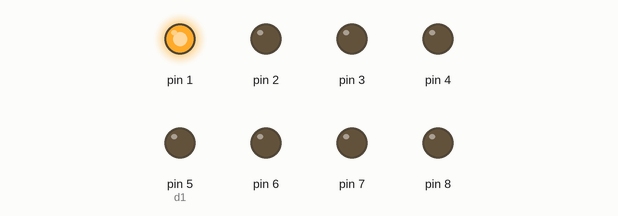
Recording of a sketch running on a simulated Arduino Uno, built with avr-gcc and run on an emulated ATmega328P. On the bench: output pins drawn as LEDs (lit = HIGH).

Above: at 0.5 s.
At 26.2 s:
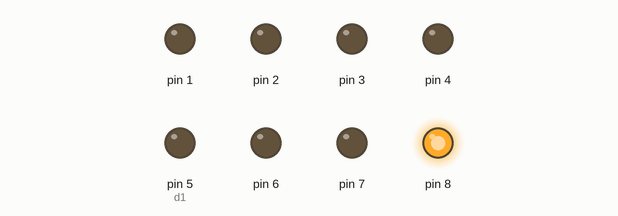
At 32.5 s:
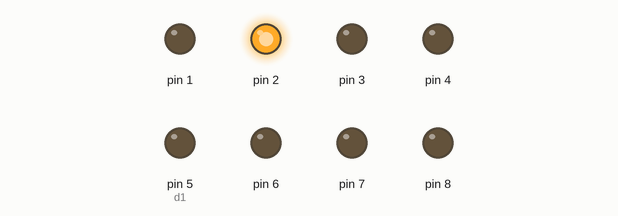
At 41.0 s:
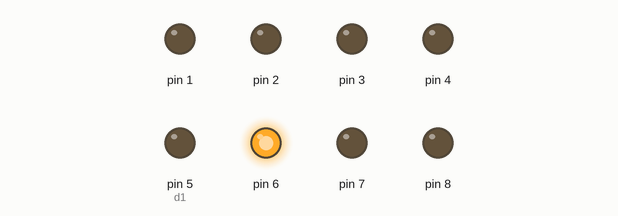
At 45.0 s:
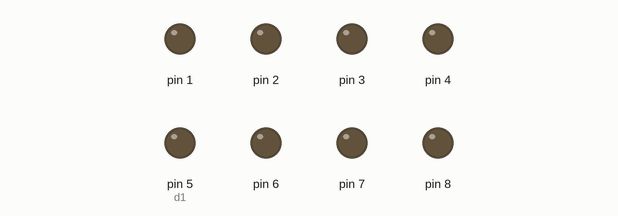
At 55.0 s:
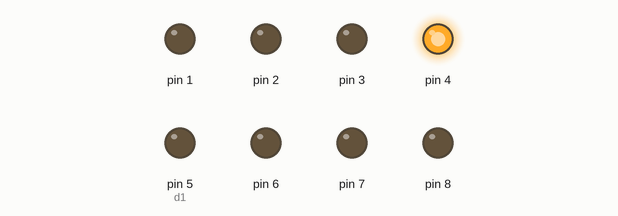
Timing chart, 0 to 61.1 s (numbered marks = the images above):
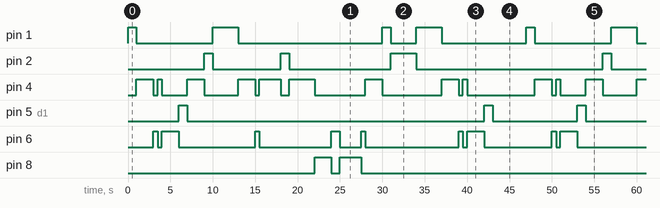

The sketch:

Amazing_Grace_v5.ino
```cpp
#include <stdio.h>
//#include <pitches.h> // Saving for future if we want to add sound


// All note positions // needs to be optimized for expandability with for loop TO DO

  unsigned int g1=1, a1=2, b1=3, c1=4, d1=5, e1=6, f1=7, g2=8, a2=9, b2=10, c2=11, d2=12, e2=13, f2=14, g3=15;
  unsigned int notes[15] = {g1, a1, b1, c1, d1, e1, f1, g2, a2, b2, c2, d2, e2, f2, g3};


// Function to play a note for a specific amount of time

  int playNote(unsigned int noteLetter, unsigned int noteTime){
    digitalWrite(noteLetter, HIGH);
    delay(noteTime);
    digitalWrite(noteLetter,LOW);
    return 0;
  }


// Variable to set speed of song

  float songTempo = 1; //change this value to speed up or slow down song.

// Variables for note timings

  int sxth = 250 * (1 / songTempo); //16th
  int eth = 500 * (1 / songTempo); //8th
  int qtr = 1000 * (1 / songTempo); //quarter
  int hlf = 2000 * (1 / songTempo); //half
  int whl = 4000 * (1 / songTempo); // whole

//

void setup() {

for (int i = 1; i<9;i++){
  pinMode(i,OUTPUT);
}


/* Future expandability for assigning note values
  for (int i = 1; i < 16; i++){
      notes[i-1] = i; // assign all note values
  }
*/

}

void loop() {

// Amazing Grace Song Demo

// 1

playNote(g1, qtr);

// 2

playNote(c1, hlf);
playNote(e1, eth);
playNote(c1, eth);

// 3

playNote(e1, hlf);
playNote(d1, qtr);

// 4

playNote(c1, hlf);
playNote(a1, qtr);

// 5

playNote(g1, hlf);
playNote(g1, qtr);

// 6

playNote(c1, hlf);
playNote(e1, eth);
playNote(c1, eth);

// 7

playNote(c1, hlf);
playNote(a1, qtr);

// 8

playNote(c1, qtr * 3);

// 9

playNote(g2, hlf);
playNote(e1, qtr);

// 10

playNote(g2, hlf);
playNote(g2, eth);
playNote(e1, eth);

// 11

playNote(c1, hlf);
playNote(g1, qtr);

// 12

playNote(a1, hlf);
playNote(a1, qtr);

// 13

playNote(g1, hlf);
playNote(g1, qtr);

// 14

playNote(c1, hlf);
playNote(e1, eth);
playNote(c1, eth);

// 15

playNote(e1, hlf);
playNote(d1, qtr);

// 16

playNote(c2, hlf);
playNote(c2, hlf);

}
```

Measured:
- by itself, pin 1: repeats every 47.0 s: LOW 9.0 s, HIGH 3.0 s, LOW 17.0 s, HIGH 1.0 s, LOW 3.0 s, HIGH 3.0 s, LOW 10.0 s, HIGH 1.0 s
- by itself, pin 2: repeats every 47.0 s: LOW 8.0 s, HIGH 1.0 s, LOW 12.0 s, HIGH 3.0 s, LOW 22.0 s, HIGH 1.0 s
- by itself, pin 5 (d1): repeats every 47.0 s: LOW 35.0 s, HIGH 1.0 s, LOW 10.0 s, HIGH 1.0 s
- by itself, pin 8: repeats every 47.0 s: LOW 1.0 s, HIGH 2.5 s, LOW 41.5 s, HIGH 2.0 s
- by itself, pin 6: repeats every 47.0 s: LOW 0.50 s, HIGH 2.0 s, LOW 9.0 s, HIGH 0.50 s, LOW 8.5 s, HIGH 1.0 s, LOW 2.5 s, HIGH 0.50 s, LOW 11.0 s, HIGH 0.50 s, LOW 0.50 s, HIGH 2.0 s, LOW 8.0 s, HIGH 0.50 s
- by itself, pin 4: repeats every 47.0 s: LOW 0.50 s, HIGH 0.50 s, LOW 3.0 s, HIGH 2.0 s, LOW 4.0 s, HIGH 2.0 s, LOW 0.50 s, HIGH 2.5 s, LOW 1.0 s, HIGH 3.0 s, LOW 6.0 s, HIGH 2.0 s, LOW 7.0 s, HIGH 2.0 s, LOW 0.50 s, HIGH 0.50 s, LOW 8.0 s, HIGH 2.0 s
